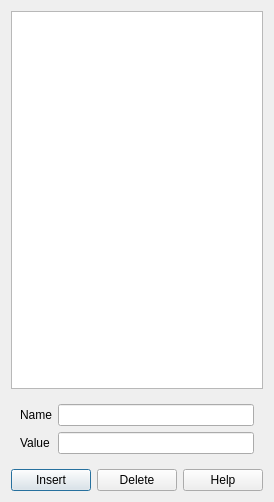
              <widget class="QWidget" name="attributesm1">
               <property name="geometry">
                <rect>
                 <x>0</x>
                 <y>0</y>
                 <width>257</width>
                 <height>502</height>
                </rect>
               </property>
               <attribute name="label">
                <string>Attributes</string>
               </attribute>
               <layout class="QVBoxLayout" name="verticalLayout_15">
                <item>
                 <widget class="QTableView" name="tvattributesviewm1">
                  <property name="alternatingRowColors">
                   <bool>true</bool>
                  </property>
                  <property name="selectionMode">
                   <enum>QAbstractItemView::MultiSelection</enum>
                  </property>
                  <property name="selectionBehavior">
                   <enum>QAbstractItemView::SelectRows</enum>
                  </property>
                  <property name="sortingEnabled">
                   <bool>true</bool>
                  </property>
                  <attribute name="horizontalHeaderShowSortIndicator" stdset="0">
                   <bool>true</bool>
                  </attribute>
                 </widget>
                </item>
                <item>
                 <widget class="QWidget" name="attributesgm1" native="true">
                  <layout class="QGridLayout" name="gridLayoutm6">
                   <item row="0" column="0">
                    <widget class="QLabel" name="lnameattributesm1">
                     <property name="text">
                      <string>Name</string>
                     </property>
                    </widget>
                   </item>
                   <item row="0" column="1">
                    <widget class="QLineEdit" name="lenameattributesm1"/>
                   </item>
                   <item row="1" column="1">
                    <widget class="QLineEdit" name="levalueattributesm1"/>
                   </item>
                   <item row="1" column="0">
                    <widget class="QLabel" name="lvalueattributesm1">
                     <property name="text">
                      <string>Value</string>
                     </property>
                    </widget>
                   </item>
                  </layout>
                 </widget>
                </item>
                <item>
                 <layout class="QHBoxLayout" name="attributeshm1">
                  <item>
                   <widget class="QPushButton" name="battributesinsertm1">
                    <property name="text">
                     <string>Insert</string>
                    </property>
                    <property name="icon">
                     <iconset resource="icons.qrc">
                      <normaloff>:/icons/ieditadd.png</normaloff>:/icons/ieditadd.png</iconset>
                    </property>
                    <property name="default">
                     <bool>true</bool>
                    </property>
                   </widget>
                  </item>
                  <item>
                   <widget class="QPushButton" name="battributesdeletem1">
                    <property name="text">
                     <string>Delete</string>
                    </property>
                    <property name="icon">
                     <iconset resource="icons.qrc">
                      <normaloff>:/icons/ieditdelete.png</normaloff>:/icons/ieditdelete.png</iconset>
                    </property>
                   </widget>
                  </item>
                  <item>
                   <widget class="QPushButton" name="battributeshelpm1">
                    <property name="text">
                     <string>Help</string>
                    </property>
                    <property name="icon">
                     <iconset resource="icons.qrc">
                      <normaloff>:/icons/ihelp.png</normaloff>:/icons/ihelp.png</iconset>
                    </property>
                   </widget>
                  </item>
                 </layout>
                </item>
               </layout>
              </widget>
